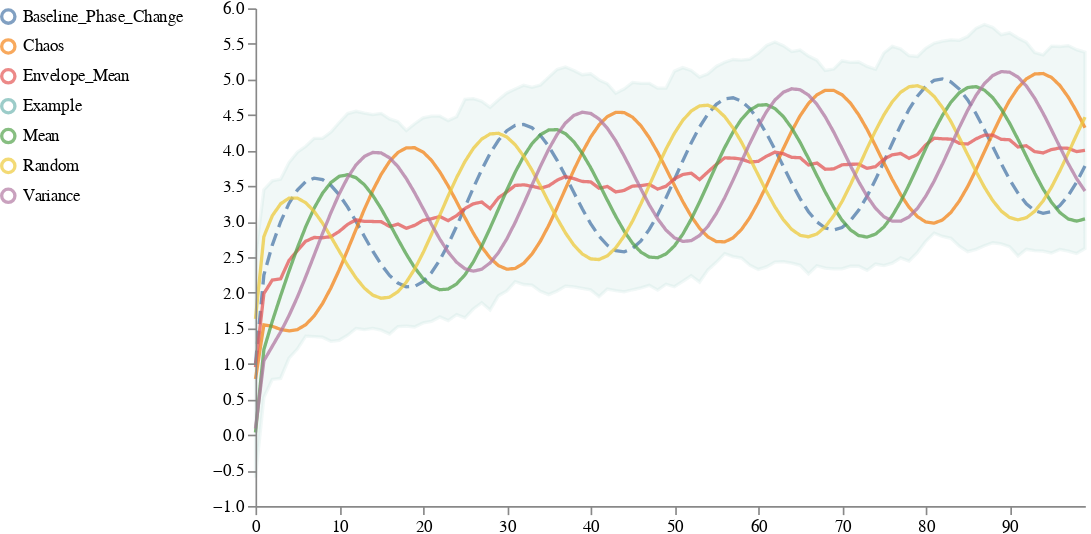

Notebook cell for this chart:
### Code cell
name = "Phase_Change"
timepoint_list = []
sine_list = []
sample_list = []


def save_result(data, name, ref_ext):
    """Save new reference files"""
    _output_root = 'output'
    mode = "w" if ref_ext == "svg" else "wb"
    with open(os.path.join(_output_root, f"{name}.{ref_ext}"), mode) as f:
        f.write(data)
kmean = False
run_functions =  [name] #["Straight", "Amp_Change", "Freq_Change", "Phase_Change"]# #, [name]
n_cluster = 1
# create sine fucntions
def return_sine_function_3(function_name):
        if function_name == "Straight":
                a, b, c, d = 0, 0, 0, random.uniform(0, 2)
                a2, b2, c2, d2 = 0, 0, 0, 1
        if function_name == "Amp_Change":
                a, b, c, d = 1*random.uniform(0, 2), .25, 2*np.pi, random.uniform(0, 2)
                a2, b2, c2, d2 = 1, .25, 2*np.pi, 1
        if function_name == "Freq_Change":
                a, b, c, d = 1, .25*random.uniform(0, 2), 2*np.pi, random.uniform(0, 2)
                a2, b2, c2, d2 = 1, .25, 2*np.pi, 1
        if function_name == "Phase_Change":
                a, b, c, d = 1, .25, 2*np.pi*random.uniform(0, 2), random.uniform(0, 2)
                a2, b2, c2, d2 = 1, .25, 2*np.pi, 1
        def sine_function(x):
                return np.power(x, .25) + a*np.sin(b*x + c) + d
        def sine_function_default(x):
                return np.power(x, .25) + a2*np.sin(b2*x + c2) + d2
        function_parameters_individual = {'a': a,  'b': b, 'c': c,  'd': d}
        function_parameters_default = {'a': a2, 'b': b2, 'c': c2, 'd': d2}
        
        return sine_function, sine_function_default, function_parameters_individual, function_parameters_default

function_dataframe = pd.DataFrame(columns=['functions', 'sample_id', 'a', 'b',  'c',  'd'])
function_list = []
j = 0
all_functions ={}

# create sine dataframes and save the parameters used
for funct_name in run_functions:
        for _ in range(100):
                j+=1
                timepoint_list.extend([x for x in range(100)])
                sample_list.extend([j]*100)
                random_function,  sine_function_default, function_parameters_individual, function_parameters_default = return_sine_function_3(funct_name)

                function_parameters_individual['functions'] = funct_name
                function_parameters_individual['sample_id'] = j
                function_list.append(function_parameters_individual)
                sine_list.extend([random_function(x) for x in range(100)])
        all_functions[funct_name] = sine_function_default 
        function_parameters_default['functions'] = funct_name + " Default"
        function_parameters_default['sample_id'] = None

#keep track of parameters
function_dataframe = pd.DataFrame(function_list)
function_default_dataframe =  pd.DataFrame(function_parameters_default, index=[0])


sine_distribution= pd.DataFrame({'timepoint_id' : timepoint_list,
                   'sample_id' : sample_list,
                   'Example': sine_list})


traces_list = []   

# get examplary lines
#change kmean here to use clustering
examplary_line, trajectory_dict = pyciemss.visuals.trajectories.select_traces(sine_distribution,  select_by_list = ['mean', "variance", 'chaos', 'random'], kmean=kmean, n_clusters = n_cluster)
# get the sample'id for the examplary data used per sample_id and select_by
best_samples_cluster = examplary_line[['sample_id', 'select_by', 'cluster']].drop_duplicates()
best_samples_df_list = []
parameters_by_sample_id_list = []
# for each cluster create a new plot
for cluster in list(np.unique(examplary_line['cluster'])): 
        # for distribution only use the sample_ids in the cluster
       
        cluster_sample_id = trajectory_dict[cluster.lower()]['cluster_sample_id']  
        cluster_sine_distribution =  sine_distribution[sine_distribution["sample_id"].isin(cluster_sample_id)]
        current_cluster_df = examplary_line[examplary_line['cluster'] == cluster]
        current_cluster_df = current_cluster_df.reset_index()
        # get right format to use as traces
        examplary_lines_pivot = current_cluster_df[['examplary_line', 'envelope_mean', 'timepoint', 'select_by']].pivot_table(
        values="examplary_line", index = ["timepoint", 'envelope_mean'], columns="select_by"
        )
        examplary_lines_pivot = examplary_lines_pivot.reset_index()
        examplary_lines_pivot = examplary_lines_pivot.rename(columns = {'envelope_mean': 'Envelope_Mean'})
        if len(run_functions) == 1 and not kmean:
                # get baseline for sine functions
                for function_name, function in all_functions.items():
                        examplary_lines_pivot["Baseline_" + function_name.title()] = [function(x) for x in range(100)]
        #plot the traces along with the baselines
        schema = plots.trajectories(cluster_sine_distribution[['timepoint_id', 'sample_id', 'Example']], traces = examplary_lines_pivot)
        path = "{}_{}".format(name, cluster)
        image = plots.ipy_display(schema, format="PNG").data
        save_result(image, path, "png")
        plots.ipy_display(schema, format="interactive")

        # get average and std of parameter cluster
        all_parameters_cluster = cluster_sine_distribution.merge(function_dataframe, how="inner", on="sample_id")[['sample_id', 'a', 'b', 'c', 'd']]
        parameters_by_sample_id = all_parameters_cluster.groupby("sample_id").agg(np.mean)
        parameters_by_sample_id  = parameters_by_sample_id.agg([np.mean, np.std]).reset_index()
        parameters_by_sample_id['cluster'] = cluster
        parameters_by_sample_id['num'] = len(cluster_sample_id)
        parameters_by_sample_id_list.append(parameters_by_sample_id)
parameters_metrics = pd.concat(parameters_by_sample_id_list)
parameters_metrics.to_csv("output/{}_parameter_info.csv".format(name))
if len(run_functions) == 1 and not kmean:
        # clean up table to get the parameters of the samples id's used for examplary
        all_clusters = best_samples_cluster.merge(function_dataframe, how="inner", on="sample_id")
        all_clusters = pd.concat([all_clusters, function_default_dataframe])[['functions', 'select_by', 'a', 'b', 'c', 'd']]
        all_clusters = all_clusters.rename(columns = {'functions': 'Function Name', 'select_by': "Selection Method"})
        all_clusters["Function Name"] = all_clusters["Function Name"].apply(lambda x: x.replace("_", " ").title())
        all_clusters["Examplar #"] = all_clusters["Selection Method"].apply(lambda x: 1 if len(str(x).split("_")) < 2 else str(x).split("_")[1])
        all_clusters["Selection Method"] = all_clusters["Selection Method"].apply(lambda x:  str(x).split("_")[0])
        all_clusters = all_clusters.round(2)


        all_clusters.to_csv("output/{}.csv".format(name))
        # table with sine variables of starting function and the formula of the best select_by lines and metrics1

### Figure 1 — Vega specification as saved in the notebook (floating-point values rounded to 4 significant figures; data arrays with more than 128 entries replaced by an {"elided": "..."} marker saying what was removed)
{"$schema": "https://vega.github.io/schema/vega/v5.json", "axes": [{"name": "x_axis", "orient": "bottom", "scale": "xscale", "zindex": 100}, {"name": "y_axis", "orient": "left", "scale": "yscale", "zindex": 100}], "background": "white", "data": [{"name": "distributions", "transform": [{"sort": {"field": ["trajectory", "timepoint"]}, "type": "collect"}], "values": [{"lower": -0.6019, "timepoint": 0, "trajectory": "Example", "upper": 2.51}, {"lower": 0.5254, "timepoint": 1, "trajectory": "Example", "upper": 3.449}, {"lower": 0.7798, "timepoint": 2, "trajectory": "Example", "upper": 3.574}, {"lower": 0.7932, "timepoint": 3, "trajectory": "Example", "upper": 3.597}, {"lower": 1.078, "timepoint": 4, "trajectory": "Example", "upper": 3.83}, {"lower": 1.207, "timepoint": 5, "trajectory": "Example", "upper": 3.975}, {"lower": 1.388, "timepoint": 6, "trajectory": "Example", "upper": 4.06}, {"lower": 1.382, "timepoint": 7, "trajectory": "Example", "upper": 4.172}, {"lower": 1.374, "timepoint": 8, "trajectory": "Example", "upper": 4.172}, {"lower": 1.316, "timepoint": 9, "trajectory": "Example", "upper": 4.26}, {"lower": 1.331, "timepoint": 10, "trajectory": "Example", "upper": 4.394}, {"lower": 1.403, "timepoint": 11, "trajectory": "Example", "upper": 4.52}, {"lower": 1.498, "timepoint": 12, "trajectory": "Example", "upper": 4.551}, {"lower": 1.48, "timepoint": 13, "trajectory": "Example", "upper": 4.527}, {"lower": 1.498, "timepoint": 14, "trajectory": "Example", "upper": 4.505}, {"lower": 1.473, "timepoint": 15, "trajectory": "Example", "upper": 4.522}, {"lower": 1.419, "timepoint": 16, "trajectory": "Example", "upper": 4.445}, {"lower": 1.523, "timepoint": 17, "trajectory": "Example", "upper": 4.406}, {"lower": 1.53, "timepoint": 18, "trajectory": "Example", "upper": 4.281}, {"lower": 1.518, "timepoint": 19, "trajectory": "Example", "upper": 4.377}, {"lower": 1.574, "timepoint": 20, "trajectory": "Example", "upper": 4.46}, {"lower": 1.597, "timepoint": 21, "trajectory": "Example", "upper": 4.483}, {"lower": 1.659, "timepoint": 22, "trajectory": "Example", "upper": 4.484}, {"lower": 1.608, "timepoint": 23, "trajectory": "Example", "upper": 4.42}, {"lower": 1.691, "timepoint": 24, "trajectory": "Example", "upper": 4.475}, {"lower": 1.647, "timepoint": 25, "trajectory": "Example", "upper": 4.72}, {"lower": 1.77, "timepoint": 26, "trajectory": "Example", "upper": 4.73}, {"lower": 1.858, "timepoint": 27, "trajectory": "Example", "upper": 4.692}, {"lower": 1.758, "timepoint": 28, "trajectory": "Example", "upper": 4.607}, {"lower": 1.957, "timepoint": 29, "trajectory": "Example", "upper": 4.713}, {"lower": 2.025, "timepoint": 30, "trajectory": "Example", "upper": 4.81}, {"lower": 2.154, "timepoint": 31, "trajectory": "Example", "upper": 4.864}, {"lower": 2.115, "timepoint": 32, "trajectory": "Example", "upper": 4.918}, {"lower": 2.106, "timepoint": 33, "trajectory": "Example", "upper": 4.888}, {"lower": 2.019, "timepoint": 34, "trajectory": "Example", "upper": 4.921}, {"lower": 1.973, "timepoint": 35, "trajectory": "Example", "upper": 5.032}, {"lower": 2.024, "timepoint": 36, "trajectory": "Example", "upper": 5.141}, {"lower": 2.093, "timepoint": 37, "trajectory": "Example", "upper": 5.176}, {"lower": 2.082, "timepoint": 38, "trajectory": "Example", "upper": 5.125}, {"lower": 2.062, "timepoint": 39, "trajectory": "Example", "upper": 5.066}, {"lower": 2.04, "timepoint": 40, "trajectory": "Example", "upper": 5.079}, {"lower": 1.944, "timepoint": 41, "trajectory": "Example", "upper": 4.992}, {"lower": 2.05, "timepoint": 42, "trajectory": "Example", "upper": 4.939}, {"lower": 2.028, "timepoint": 43, "trajectory": "Example", "upper": 4.805}, {"lower": 2.012, "timepoint": 44, "trajectory": "Example", "upper": 4.866}, {"lower": 2.041, "timepoint": 45, "trajectory": "Example", "upper": 4.958}, {"lower": 2.067, "timepoint": 46, "trajectory": "Example", "upper": 4.944}, {"lower": 2.103, "timepoint": 47, "trajectory": "Example", "upper": 4.944}, {"lower": 2.036, "timepoint": 48, "trajectory": "Example", "upper": 4.877}, {"lower": 2.119, "timepoint": 49, "trajectory": "Example", "upper": 4.876}, {"lower": 2.084, "timepoint": 50, "trajectory": "Example", "upper": 5.116}, {"lower": 2.16, "timepoint": 51, "trajectory": "Example", "upper": 5.165}, {"lower": 2.238, "timepoint": 52, "trajectory": "Example", "upper": 5.125}, {"lower": 2.15, "timepoint": 53, "trajectory": "Example", "upper": 5.033}, {"lower": 2.32, "timepoint": 54, "trajectory": "Example", "upper": 5.078}, {"lower": 2.427, "timepoint": 55, "trajectory": "Example", "upper": 5.182}, {"lower": 2.549, "timepoint": 56, "trajectory": "Example", "upper": 5.242}, {"lower": 2.507, "timepoint": 57, "trajectory": "Example", "upper": 5.28}, {"lower": 2.487, "timepoint": 58, "trajectory": "Example", "upper": 5.272}, {"lower": 2.387, "timepoint": 59, "trajectory": "Example", "upper": 5.286}, {"lower": 2.327, "timepoint": 60, "trajectory": "Example", "upper": 5.367}, {"lower": 2.363, "timepoint": 61, "trajectory": "Example", "upper": 5.478}, {"lower": 2.431, "timepoint": 62, "trajectory": "Example", "upper": 5.525}, {"lower": 2.436, "timepoint": 63, "trajectory": "Example", "upper": 5.473}, {"lower": 2.415, "timepoint": 64, "trajectory": "Example", "upper": 5.392}, {"lower": 2.385, "timepoint": 65, "trajectory": "Example", "upper": 5.412}, {"lower": 2.265, "timepoint": 66, "trajectory": "Example", "upper": 5.329}, {"lower": 2.379, "timepoint": 67, "trajectory": "Example", "upper": 5.27}, {"lower": 2.347, "timepoint": 68, "trajectory": "Example", "upper": 5.125}, {"lower": 2.335, "timepoint": 69, "trajectory": "Example", "upper": 5.145}, {"lower": 2.336, "timepoint": 70, "trajectory": "Example", "upper": 5.262}, {"lower": 2.372, "timepoint": 71, "trajectory": "Example", "upper": 5.239}, {"lower": 2.372, "timepoint": 72, "trajectory": "Example", "upper": 5.245}, {"lower": 2.315, "timepoint": 73, "trajectory": "Example", "upper": 5.182}, {"lower": 2.403, "timepoint": 74, "trajectory": "Example", "upper": 5.143}, {"lower": 2.382, "timepoint": 75, "trajectory": "Example", "upper": 5.371}, {"lower": 2.416, "timepoint": 76, "trajectory": "Example", "upper": 5.464}, {"lower": 2.489, "timepoint": 77, "trajectory": "Example", "upper": 5.428}, {"lower": 2.446, "timepoint": 78, "trajectory": "Example", "upper": 5.333}, {"lower": 2.564, "timepoint": 79, "trajectory": "Example", "upper": 5.323}, {"lower": 2.721, "timepoint": 80, "trajectory": "Example", "upper": 5.437}, {"lower": 2.837, "timepoint": 81, "trajectory": "Example", "upper": 5.509}, {"lower": 2.791, "timepoint": 82, "trajectory": "Example", "upper": 5.537}, {"lower": 2.764, "timepoint": 83, "trajectory": "Example", "upper": 5.556}, {"lower": 2.655, "timepoint": 84, "trajectory": "Example", "upper": 5.549}, {"lower": 2.578, "timepoint": 85, "trajectory": "Example", "upper": 5.603}, {"lower": 2.609, "timepoint": 86, "trajectory": "Example", "upper": 5.718}, {"lower": 2.661, "timepoint": 87, "trajectory": "Example", "upper": 5.772}, {"lower": 2.702, "timepoint": 88, "trajectory": "Example", "upper": 5.731}, {"lower": 2.686, "timepoint": 89, "trajectory": "Example", "upper": 5.629}, {"lower": 2.647, "timepoint": 90, "trajectory": "Example", "upper": 5.655}, {"lower": 2.517, "timepoint": 91, "trajectory": "Example", "upper": 5.583}, {"lower": 2.611, "timepoint": 92, "trajectory": "Example", "upper": 5.521}, {"lower": 2.591, "timepoint": 93, "trajectory": "Example", "upper": 5.378}, {"lower": 2.585, "timepoint": 94, "trajectory": "Example", "upper": 5.346}, {"lower": 2.558, "timepoint": 95, "trajectory": "Example", "upper": 5.468}, {"lower": 2.608, "timepoint": 96, "trajectory": "Example", "upper": 5.462}, {"lower": 2.586, "timepoint": 97, "trajectory": "Example", "upper": 5.476}, {"lower": 2.551, "timepoint": 98, "trajectory": "Example", "upper": 5.418}, {"lower": 2.622, "timepoint": 99, "trajectory": "Example", "upper": 5.383}]}, {"name": "traces", "transform": [{"expr": "isValid(datum.value)", "type": "filter"}, {"sort": {"field": ["trajectory", "timepoint"]}, "type": "collect"}], "values": {"elided": "600 records"}}, {"name": "points", "values": []}, {"name": "markers", "values": []}, {"name": "selected", "on": [{"remove": true, "trigger": "clear"}, {"remove": true, "trigger": "!shift"}, {"insert": "clicked", "trigger": "!shift && clicked"}, {"toggle": "clicked", "trigger": "shift && clicked"}]}, {"name": "selectedData", "on": [{"remove": true, "trigger": "clearData"}, {"toggle": "clickedData", "trigger": "clickedData"}]}], "height": 300, "legends": [{"encode": {"labels": {"interactive": true, "name": "legendLabel", "size": {"value": 12}, "update": {"opacity": [{"test": "!length(data('selectedData')) || indata('selectedData', 'value', datum.value)", "value": 1}, {"value": 0.25}]}}, "symbols": {"interactive": true, "name": "legendSymbol", "update": {"fill": {"value": "transparent"}, "opacity": [{"test": "!length(data('selected')) || indata('selected', 'value', datum.value) || indata('selectedData', 'value', datum.value)", "value": 0.7}, {"value": 0.15}], "size": {"value": 64}, "strokeWidth": {"value": 2}}}}, "name": "color_legend", "orient": "left", "stroke": "color"}], "marks": [{"from": {"facet": {"data": "points", "groupby": "trajectory", "name": "points_split"}}, "marks": [{"encode": {"hover": {"fillOpacity": {"value": 0.9}}, "update": {"fill": {"field": "trajectory", "scale": "color"}, "fillOpacity": [{"test": "!length(data('selected')) || indata('selected', 'value', datum.trajectory)", "value": 0.5}, {"value": 0.15}], "size": {"value": 35}, "stroke": {"field": "trajectory", "scale": "color"}, "strokeOpacity": [{"test": "!length(data('selected')) || indata('selected', 'value', datum.trajectory)", "value": 0.75}, {"value": 0.15}], "strokeWidth": {"value": 2}, "tooltip": {"field": "value"}, "x": {"field": "timepoint", "scale": "xscale"}, "y": {"field": "value", "scale": "yscale"}}}, "from": {"data": "points_split"}, "name": "_points_symbol", "type": "symbol", "zindex": 3}, {"encode": {"hover": {"fillOpacity": {"value": 0.9}}, "update": {"interpolate": {"value": "linear"}, "stroke": {"field": "trajectory", "scale": "color"}, "strokeDash": {"value": [5, 3]}, "strokeOpacity": [{"test": "!length(data('selected')) || indata('selected', 'value', datum.trajectory)", "value": 0.3}, {"value": 0.1}], "strokeWidth": {"value": 2}, "x": {"field": "timepoint", "scale": "xscale"}, "y": {"field": "value", "scale": "yscale"}}}, "from": {"data": "points_split"}, "name": "_points_line", "type": "line", "zindex": 3}], "name": "_points", "type": "group", "zindex": 3}, {"from": {"facet": {"data": "traces", "groupby": "trajectory", "name": "traces_split"}}, "marks": [{"encode": {"hover": {"fillOpacity": {"value": 0.9}}, "update": {"interpolate": {"value": "linear"}, "stroke": {"field": "trajectory", "scale": "color"}, "strokeDash": [{"test": "indexof(datum.trajectory, 'aseline') == -1", "value": [1, 0]}, {"value": [8, 4]}], "strokeOpacity": [{"test": "!length(data('selected')) || indata('selected', 'value', datum.trajectory)", "value": 0.75}, {"value": 0.15}], "strokeWidth": {"value": 2}, "x": {"field": "timepoint", "scale": "xscale"}, "y": {"field": "value", "scale": "yscale"}}}, "from": {"data": "traces_split"}, "name": "_traces_lines", "type": "line"}], "name": "_traces", "type": "group", "zindex": 2}, {"from": {"facet": {"data": "distributions", "groupby": "trajectory", "name": "trajectory_split"}}, "marks": [{"encode": {"hover": {"fillOpacity": {"value": 0.9}}, "update": {"fill": {"field": "trajectory", "scale": "color"}, "fillOpacity": [{"test": "!length(data('selected')) || indata('selected', 'value', datum.trajectory)", "value": 0.1}, {"value": 0.05}], "interpolate": {"value": "linear"}, "stroke": {"field": "trajectory", "scale": "color"}, "strokeOpacity": [{"test": "!length(data('selected')) || indata('selected', 'value', datum.trajectory)", "value": 0.1}, {"value": 0.05}], "strokeWidth": {"value": 2}, "x": {"field": "timepoint", "scale": "xscale"}, "y": {"field": "upper", "scale": "yscale"}, "y2": {"field": "lower", "scale": "yscale"}}}, "from": {"data": "trajectory_split"}, "interactive": true, "name": "area", "type": "area"}], "name": "_distributions", "type": "group", "zindex": 1}, {"marks": [{"encode": {"enter": {"stroke": {"value": "lightgray"}}, "update": {"opacity": {"value": 1}, "x": {"field": "timepoint", "scale": "xscale"}, "y": {"signal": "height"}, "y2": {"value": 0}}}, "from": {"data": "markers"}, "name": "_marker text", "type": "rule"}, {"encode": {"enter": {"fontSize": {"value": 8}, "text": {"field": "datum.label"}, "y": {"value": 0}}}, "from": {"data": "_marker text"}, "name": "_marker flags", "transform": [{"as": ["x", "_y", "opacity", "align", "baseline"], "lineAnchor": "start", "offset": [1], "size": {"signal": "[width, height]"}, "type": "label"}], "type": "text"}], "name": "_markers", "type": "group"}], "scales": [{"domain": {"fields": [{"data": "distributions", "field": "timepoint"}, {"data": "traces", "field": "timepoint"}, {"data": "points", "field": "timepoint"}, {"data": "markers", "field": "timepoint"}]}, "name": "xscale", "range": "width", "type": "linear", "zero": false}, {"domain": {"fields": [{"data": "distributions", "field": "lower"}, {"data": "distributions", "field": "upper"}, {"data": "traces", "field": "value"}, {"data": "points", "field": "value"}]}, "name": "yscale", "nice": true, "range": "height", "type": "linear", "zero": true}, {"domain": {"fields": [{"data": "distributions", "field": "trajectory"}, {"data": "traces", "field": "trajectory"}, {"data": "points", "field": "trajectory"}], "sort": {"order": "ascending"}}, "name": "color", "range": "category", "type": "ordinal"}], "signals": [{"name": "clear", "on": [{"events": "mouseup[!event.item]", "force": true, "update": "true"}], "value": true}, {"name": "shift", "on": [{"events": "@legendSymbol:click, @legendLabel:click", "force": true, "update": "event.shiftKey"}], "value": false}, {"name": "clicked", "on": [{"events": "@legendSymbol:click, @legendLabel:click", "force": true, "update": "{value: datum.value}"}], "value": null}, {"name": "clearData", "on": [{"events": "mouseup[!event.item]", "force": true, "update": "true"}], "value": true}, {"name": "clickedData", "on": [{"events": "@area:click", "force": true, "update": "{value: datum.trajectory}"}], "value": null}], "width": 500}
